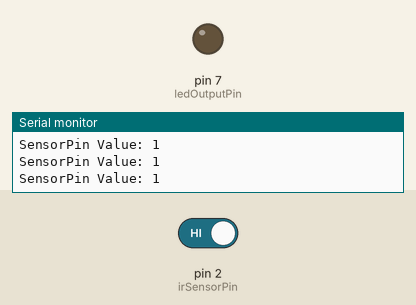
Bench run of a sketch on a simulated Arduino Uno, built with avr-gcc and run on an emulated ATmega328P. Shown: output pins drawn as LEDs (lit = HIGH), the last lines printed to the serial monitor. The test bench sets the inputs (shaded band); at power-on: pin 2 (irSensorPin) HIGH.

Above: at 2.8 s.
2.9 s: pin 2 (irSensorPin) driven LOW
At 4.4 s:
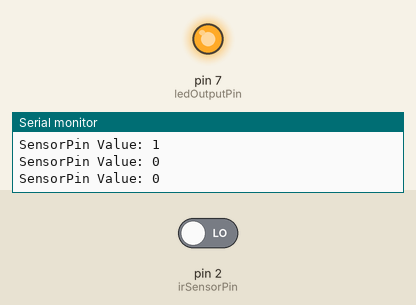
5.5 s: pin 2 (irSensorPin) driven HIGH
At 7.9 s:
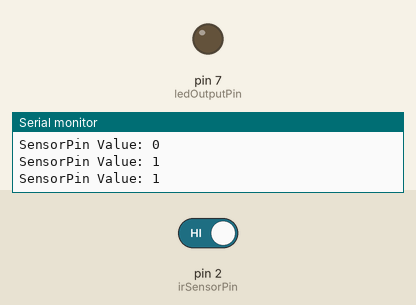
Timing chart, 0 to 9.4 s (numbered marks = the images above; inputs shaded):
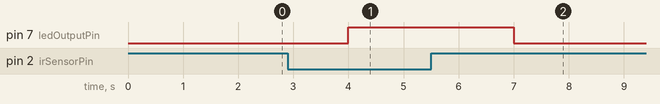

The sketch:

source.ino
```cpp
int irSensorPin = 2;
int ledOutputPin = 7;

void setup() {
  pinMode(ledOutputPin, OUTPUT);
  pinMode(irSensorPin, INPUT);
  Serial.begin(9600);
}

void loop() {
  int SensorValue = digitalRead(irSensorPin);

  Serial.print("SensorPin Value: ");
  Serial.println(SensorValue);
  delay(1000);
   if (SensorValue==LOW){ // LOW MEANS Object Detected
    digitalWrite(ledOutputPin, HIGH);
  }
  else
  {
    digitalWrite(ledOutputPin, LOW);
  }
}
```

Measured:
- after the input at 2.9 s, pin 7 (ledOutputPin): LOW → HIGH after 1.1 s
- after the input at 5.5 s, pin 7 (ledOutputPin): HIGH → LOW after 1.5 s
